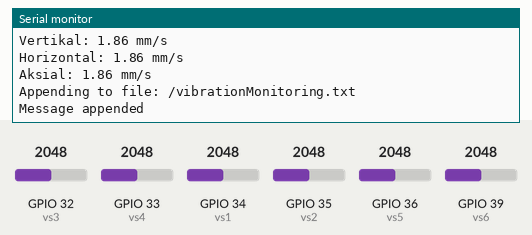
Bench run of a sketch on a simulated ESP32. On the bench: the last lines printed to the serial monitor. The test bench sets the inputs (shaded band); at power-on: GPIO 32 (vs3) = 2048, GPIO 33 (vs4) = 2048, GPIO 35 (vs2) = 2048, GPIO 34 (vs1) = 2048, GPIO 36 (vs5) = 2048, GPIO 39 (vs6) = 2048. WiFi joins after 1.5 s; servers stay silent unless stated; the local clock reads 2024-03-15 10:24:30 at power-on unless the sketch sets it; storage starts empty.

Above: at 3.0 s.
3.1 s: GPIO 32 (vs3) set to 2866
10.6 s: GPIO 33 (vs4) set to 2866
At 11.98 s:
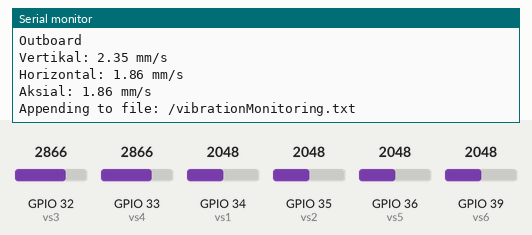
18.1 s: GPIO 35 (vs2) set to 2866
At 23.5 s:
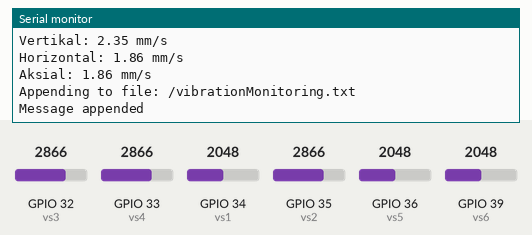
25.6 s: GPIO 34 (vs1) set to 1228
33.1 s: GPIO 36 (vs5) set to 1228
40.6 s: GPIO 39 (vs6) set to 1228
At 43.0 s:
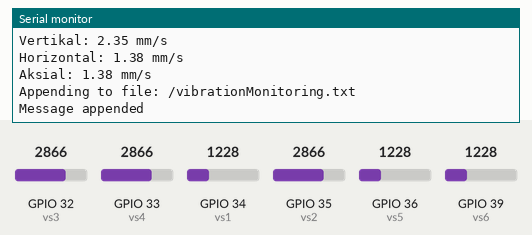
Timing chart, 0 to 44.5 s (numbered marks = the images above; inputs shaded):
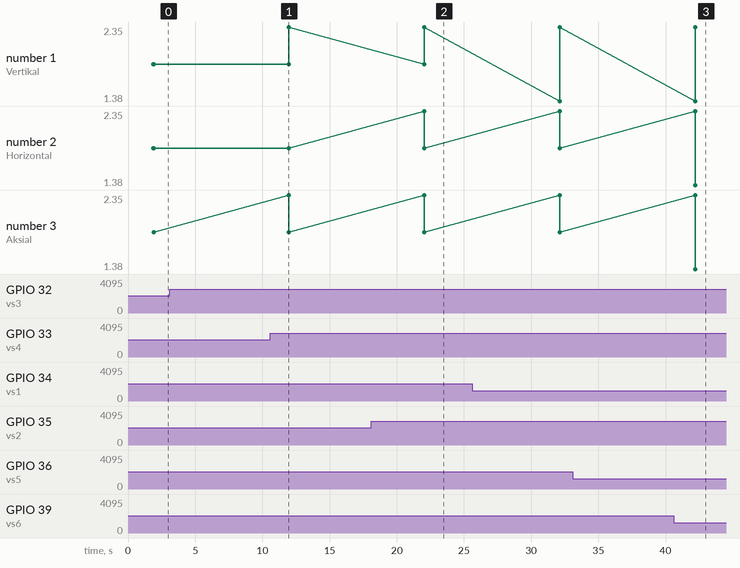

Measured:
- after the input at 10.6 s, the serial monitor: prints a new line after 1.4 s (image 1)
- after the input at 18.1 s, the serial monitor: prints a new line after 3.9 s (image 2)
- after the input at 40.6 s, the serial monitor: prints a new line after 1.6 s (image 3)

The sketch:

main.ino
```cpp
#include <Wire.h>
#include <RTClib.h>
#define BLYNK_PRINT Serial
#include <Simpletimer.h>
#include <Blynk.h>
#include <WiFi.h>
#include <WiFiClient.h>
#include <BlynkSimpleEsp32.h>
#include "RTClib.h"
#include <SD.h>
#include <SPI.h>
#include "FS.h"

// You should get Auth Token in the Blynk App.
// Go to the Project Settings (nut icon).
char auth[] = "my07LK43cr97y9MoXPNs48WEfiNAayhx";

// Your WiFi credentials.
// Set password to "" for open networks.
char ssid[] = "Sat";
char pass[] = "agus9876";

// sensors
const int vs1 = 34; // vibration sensor
const int vs2 = 35;
const int vs3 = 32;
const int vs4 = 33;
const int vs5 = 36;
const int vs6 = 39;

int sdata1;
int sdata2;
int sdata3;
int sdata4;
int sdata5;
int sdata6; // sensor data will be3 stored in this variable.
String vdata1, vdata2, vdata3, vdata4, vdata5, vdata6, tanggal= "";
float hasil1, hasil2, hasil3, hasil4, hasil5, hasil6;
//DS3231 Clock;
// Inisialisasi RTC & SD Card
RTC_DS1307 rtc;
char namaHari[7][12] = {"Minggu", "Senin", "Selasa", "Rabu", "Kamis", "Jumat", "Sabtu"};
File myFile;
const int CS = 5;
String hasilSD;
char cHasilSD[500];
void setup()
{
  // Debug console
  Serial.begin(115200);
   Wire.begin();
  SD.begin(CS);
  pinMode(CS, OUTPUT);
  pinMode(vs1 ,INPUT);
  pinMode(vs2 ,INPUT);
  pinMode(vs3 ,INPUT);
  pinMode(vs4 ,INPUT);
  pinMode(vs5 ,INPUT);
  pinMode(vs6 ,INPUT);
  Blynk.begin(auth, ssid, pass);

  // Setup a function to be called every second
//  timer.setInterval(10L,sensorvalue); // 1000L
//  setSyncProvider(RTC.get);
  if (!SD.begin(CS)) {
  Serial.println("Gagal Memuat Kartu SD");
  return;
  }
  uint8_t cardType = SD.cardType();
  if (cardType == CARD_NONE) {
  Serial.println("Tidak Ada Kartu SD");
  return;
  }
  Serial.println("Menginisialisasi kartu SD...");

  //RTC
  if (! rtc.begin()) {
    Serial.println("RTC TIDAK TERBACA");
    while (1);
  }

  if (! rtc.isrunning()) {
    Serial.println("RTC is NOT running!");
    rtc.adjust(DateTime(F(__DATE__), F(__TIME__)));//update rtc dari waktu komputer
  }
//    writeFile(SD, "/vibrationMonitoring.txt", " test "); //membuat file
}

void loop()
{
  Blynk.run();
Serial.println("");
  Blynk.virtualWrite(V2, "                                           ");
   DateTime now = rtc.now();
  Serial.print(now.hour(), DEC);
  Serial.print(':');
  Serial.print(now.minute(), DEC);
  Serial.print(':');
  Serial.print(now.second(), DEC);
  Serial.print(" ");
  Serial.print(namaHari[now.dayOfTheWeek()]);
  Serial.print(',');
  Serial.print(now.day(), DEC);
  Serial.print('/');
  Serial.print(now.month(), DEC);
  Serial.print('/');
  Serial.print(now.year(), DEC);
  Serial.println();

  tanggal = tanggal + now.hour() + ":" +  now.minute()+ ":" + now.second()+ " " + namaHari[now.dayOfTheWeek()] + "," +  now.day()+ "/" + now.month()+ "/" + now.year();
  Blynk.virtualWrite(V2, tanggal);
  tanggal = "";
  delay(50);

//float konversi;
//konversi = 2;
  Serial.println("Vibrasi Motor");
  Serial.println("Inboard");
  Blynk.virtualWrite(V2,"Vibrasi Motor" );
  Blynk.virtualWrite(V2,"Inboard" );


 sdata1=analogRead(vs1);
 long piezo1 = map(sdata1, 0, 4095, 0, 65536);
 if(piezo1==0){
  hasil1=0;
 }else {
 hasil1= ((piezo1*0.000037)+0.65);
 }
  Serial.print("Vertikal: ");Serial.print(hasil1);Serial.println(" mm/s");
 // Blynk.virtualWrite(V3, piezo1);
vdata1 = vdata1 + "Vertikal: " + hasil1+ " mm/s";
  Blynk.virtualWrite(V2, vdata1);
vdata1 = "";


 sdata2=analogRead(vs2);
long piezo2 = map(sdata2, 0, 4095, 0, 65536);
if(piezo2==0){
  hasil2=0;
}else{
hasil2= ((piezo2*0.000037)+0.65);
}

  Serial.print("Horizontal: ");Serial.print(hasil2);Serial.println(" mm/s");//65536
 // Blynk.virtualWrite(V3, piezo2);
vdata2 = vdata2 + "Horizontal: " + hasil2 + " mm/s";
  Blynk.virtualWrite(V2, vdata2);
vdata2 = "";


sdata3=analogRead(vs3);
long piezo3 = map(sdata3, 0, 4095, 0, 65536);
if(piezo3==0){
   hasil3=0;
}else{
 hasil3= ((piezo3*0.000037)+0.65);
}
  Serial.print("Aksial: ");Serial.print(hasil3);Serial.println(" mm/s");
 // Blynk.virtualWrite(V3, piezo3);
vdata3 = vdata3 + "Aksial: " + hasil3 + " mm/s";
  Blynk.virtualWrite(V2, vdata3);
vdata3 = "";


Blynk.virtualWrite(V2,"Outboard" );
Serial.println("Outboard");

sdata4=analogRead(vs4);
 long piezo4 = map(sdata4, 0, 4095, 0, 65536);
 if(piezo4==0){
hasil4=0;
 }else{
 hasil4= ((piezo4*0.000037)+0.65);
 }
  Serial.print("Vertikal: ");Serial.print(hasil4);Serial.println(" mm/s");
  //Blynk.virtualWrite(V3, piezo4);
vdata4 = vdata4 + "Vertikal: " + hasil4 + " mm/s";
  Blynk.virtualWrite(V2, vdata4);
vdata4 = "";


sdata5=analogRead(vs5);
long piezo5 = map(sdata5, 0, 4095, 0, 65536);
if(piezo5==0){
hasil5=0;
}else{
 hasil5= ((piezo5*0.000037)+0.65);
}
  Serial.print("Horizontal: ");Serial.print(hasil5);Serial.println(" mm/s");
  //Blynk.virtualWrite(V3, piezo5);
vdata5 = vdata5 + "Horizontal: " + hasil5 + " mm/s";
  Blynk.virtualWrite(V2, vdata5);
vdata5 = "";

sdata6=analogRead(vs6);
long piezo6 = map(sdata6, 0, 4095, 0, 65536);
  if(piezo6==0){
 hasil6=0;
  }else{
hasil6= ((piezo6*0.000037)+0.65);
}
  Serial.print("Aksial: ");Serial.print(hasil6);Serial.println(" mm/s");
 // Blynk.virtualWrite(V3, piezo6);
vdata6 = vdata6 + "Aksial: " + hasil6 + " mm/s";
  Blynk.virtualWrite(V2, vdata6);
vdata6 = "";


 hasilSD = hasilSD  +  now.hour() + ":" + now.minute() + ":" + now.second() + "  " + namaHari[now.dayOfTheWeek()] + "," + now.day() + "/" + now.month() + "/" + now.year() + "\n" + "Vibrasi Motor" + "\n" + "Inboard" + "\n" + "Vertikal: " + hasil1 + " mm/s" + "\n" + "Horizontal: " + hasil2 + " mm/s" + "\n" + "Aksial: " + hasil3 + " mm/s" + "\n" + "Outboard" + "\n" +  "Vertikal: " + hasil4 + " mm/s" + "\n" + "Horizontal: " + hasil5 + " mm/s" + "\n" + "Aksial: " + hasil6 + " mm/s" + "\n" + "\n";
  hasilSD.toCharArray(cHasilSD, 500);     //menjadikan hasilSD menjadi char array
  appendFile(SD, "/vibrationMonitoring.txt", cHasilSD);   //menambahkan data ke file
  hasilSD = "";
  delay(10000);
}
void writeFile(fs::FS &fs, const char * path, const char * message){
    Serial.printf("Writing file: %s\n", path);

    File file = fs.open(path, FILE_WRITE);
    if(!file){
        Serial.println("Failed to open file for writing");
        return;
    }
    if(file.print(message)){
        Serial.println("File written");
    } else {
        Serial.println("Write failed");
    }
    file.close();
}

void appendFile(fs::FS &fs, const char * path, const char * message){
    Serial.printf("Appending to file: %s\n", path);

    File file = fs.open(path, FILE_APPEND);
    if(!file){
        Serial.println("Failed to open file for appending");
        return;
    }
    if(file.print(message)){
        Serial.println("Message appended");
    } else {
        Serial.println("Append failed");
    }
    file.close();
}
```
